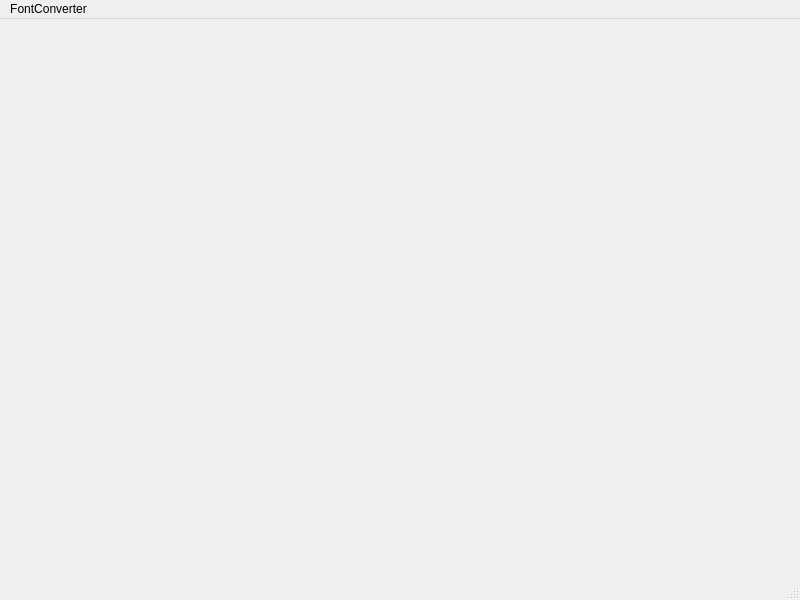
<?xml version="1.0" encoding="UTF-8"?>
<ui version="4.0">
 <class>MainWindow</class>
 <widget class="QMainWindow" name="MainWindow">
  <property name="geometry">
   <rect>
    <x>0</x>
    <y>0</y>
    <width>800</width>
    <height>600</height>
   </rect>
  </property>
  <property name="windowTitle">
   <string>MainWindow</string>
  </property>
  <widget class="QWidget" name="centralwidget"/>
  <widget class="QStatusBar" name="statusbar"/>
  <widget class="QMenuBar" name="menubar">
   <property name="geometry">
    <rect>
     <x>0</x>
     <y>0</y>
     <width>800</width>
     <height>26</height>
    </rect>
   </property>
   <widget class="QMenu" name="menunewProject">
    <property name="title">
     <string>FontConverter</string>
    </property>
    <addaction name="actionname1"/>
    <addaction name="actionname2"/>
   </widget>
   <addaction name="menunewProject"/>
  </widget>
  <action name="actionname1">
   <property name="text">
    <string>name1</string>
   </property>
  </action>
  <action name="actionname2">
   <property name="text">
    <string>name2</string>
   </property>
  </action>
 </widget>
 <resources/>
 <connections/>
</ui>
